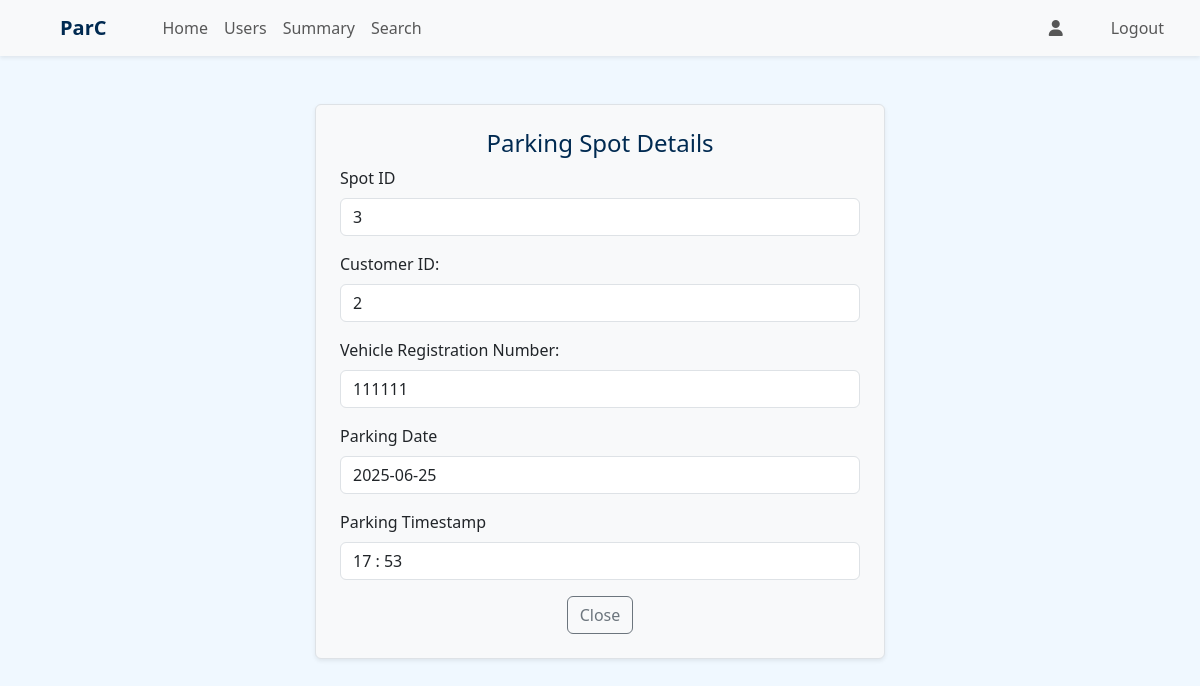
/admin/get_spot/3 (signed in), run on the app's committed database.
### application/models.py (models this page shows)
class Reservation(db.Model):
    id = db.Column(db.Integer, primary_key = True)
    spot_id = db.Column(db.Integer, db.ForeignKey('parking_spot.id'), nullable=False)
    user_id = db.Column(db.Integer, db.ForeignKey('user.id'), nullable = False)
    vrn = db.Column(db.String, nullable = False)
    parking_timestamp = db.Column(db.DateTime, nullable = False)
    leaving_timestamp = db.Column(db.DateTime, nullable = True)
    duration = db.Column(db.Integer, nullable = True)
    status = db.Column(db.String, nullable = False, default = 'unpaid')
    parking_cost = db.Column(db.Integer, nullable = False, default = 0)

### application/routes.py (the view)
@app.route('/admin/get_spot/<int:spot_id>')
@auth_required()
@roles_required('admin')
def get_spot(spot_id):
    spot = ParkingSpot.query.get(spot_id)
    if spot.status == "occupied":
        reservation = Reservation.query.filter_by(spot_id = spot.id).order_by(Reservation.id.desc()).first()
        return render_template('spot.html', reservation = reservation)
    return render_template('spot.html', spot = spot)

### templates/spot.html (shortened to what this page needs)
{% extends "admin_dashboard.html" %}
{% block content %}
<div class="container">
    <div class="row">
        {% if reservation %}
        <div class="col-md-6 bg-light border rounded p-4 shadow-sm mt-5 mx-auto">
            <h4 class="text-center">Parking Spot Details</h4>
            <div class="mb-3">
                <label class="form-label">Spot ID</label>
                <input type="text" class="form-control" value="{{reservation.spot_id}}" readonly>
            </div>
            <div class="mb-3">
                <label class="form-label">Customer ID:</label>
                <input type="text" class="form-control" value="{{reservation.user_id}}" readonly>
            </div>
            <div class="mb-3">
                <label class="form-label">Vehicle Registration Number:</label>
                <input type="text" class="form-control" value="{{reservation.vrn}}" readonly>
            </div>
            <div class="mb-3">
                <label class="form-label">Parking Date</label>
                <input type="text" class="form-control" value="{{reservation.parking_timestamp.strftime('%Y-%m-%d')}}"
                    readonly>
            </div>
            <div class="mb-3">
                <label class="form-label">Parking Timestamp</label>
                <input type="text" class="form-control" value="{{reservation.parking_timestamp.strftime('%H : %M')}}"
                    readonly>
            </div>
            <div class="text-center">
                <a href="javascript:history.back()" class="btn btn-outline-secondary">Close</a>
            </div>
        </div>
        {% endif %}
    </div>
</div>
{% endblock %}

### templates/admin_dashboard.html (style rules this page uses)
body { background-image: none !important; }

### data on the page
Reservation: spot_id "3", user_id "2", vrn "111111", parking_timestamp "2025-06-25", parking_timestamp "17 : 53"
